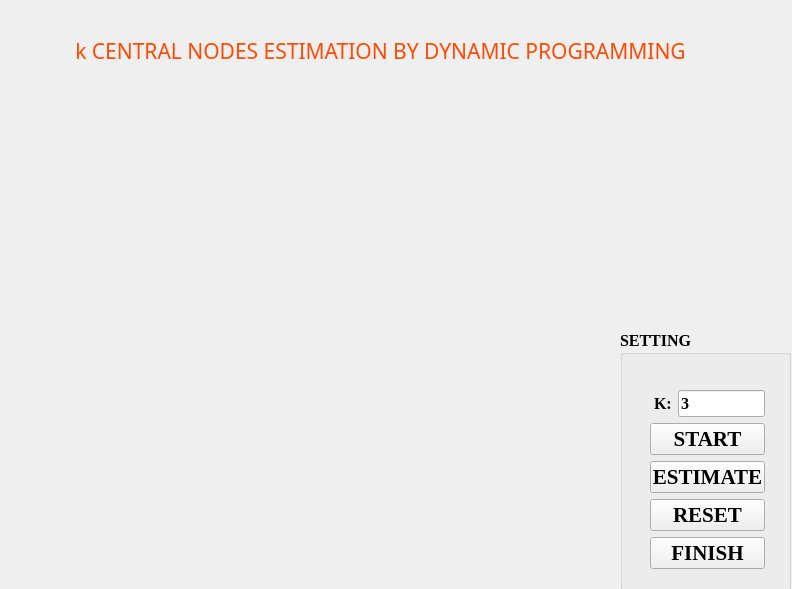
<?xml version="1.0" encoding="UTF-8"?>
<ui version="4.0">
 <class>Form</class>
 <widget class="QWidget" name="Form">
  <property name="geometry">
   <rect>
    <x>0</x>
    <y>0</y>
    <width>792</width>
    <height>589</height>
   </rect>
  </property>
  <property name="windowTitle">
   <string>Form</string>
  </property>
  <widget class="QGroupBox" name="groupBox">
   <property name="geometry">
    <rect>
     <x>620</x>
     <y>330</y>
     <width>171</width>
     <height>261</height>
    </rect>
   </property>
   <property name="font">
    <font>
     <family>Times New Roman</family>
     <pointsize>12</pointsize>
     <weight>75</weight>
     <bold>true</bold>
    </font>
   </property>
   <property name="title">
    <string>SETTING</string>
   </property>
   <widget class="QWidget" name="verticalLayoutWidget">
    <property name="geometry">
     <rect>
      <x>30</x>
      <y>60</y>
      <width>115</width>
      <height>181</height>
     </rect>
    </property>
    <layout class="QVBoxLayout" name="verticalLayout">
     <item>
      <layout class="QHBoxLayout" name="horizontalLayout">
       <item>
        <widget class="QLabel" name="label_2">
         <property name="text">
          <string> K:</string>
         </property>
        </widget>
       </item>
       <item>
        <widget class="QLineEdit" name="k">
         <property name="text">
          <string>3</string>
         </property>
        </widget>
       </item>
      </layout>
     </item>
     <item>
      <widget class="QPushButton" name="startBtn">
       <property name="font">
        <font>
         <family>Times New Roman</family>
         <pointsize>16</pointsize>
        </font>
       </property>
       <property name="text">
        <string>START</string>
       </property>
      </widget>
     </item>
     <item>
      <widget class="QPushButton" name="estimateBtn">
       <property name="font">
        <font>
         <family>Times New Roman</family>
         <pointsize>16</pointsize>
        </font>
       </property>
       <property name="text">
        <string>ESTIMATE</string>
       </property>
      </widget>
     </item>
     <item>
      <widget class="QPushButton" name="resetBtn">
       <property name="font">
        <font>
         <family>Times New Roman</family>
         <pointsize>16</pointsize>
        </font>
       </property>
       <property name="text">
        <string>RESET</string>
       </property>
      </widget>
     </item>
     <item>
      <widget class="QPushButton" name="finishBtn">
       <property name="font">
        <font>
         <family>Times New Roman</family>
         <pointsize>16</pointsize>
        </font>
       </property>
       <property name="text">
        <string>FINISH</string>
       </property>
      </widget>
     </item>
    </layout>
   </widget>
  </widget>
  <widget class="QLabel" name="label">
   <property name="geometry">
    <rect>
     <x>40</x>
     <y>30</y>
     <width>681</width>
     <height>41</height>
    </rect>
   </property>
   <property name="font">
    <font>
     <family>Ink Free</family>
     <pointsize>16</pointsize>
    </font>
   </property>
   <property name="styleSheet">
    <string notr="true">color: rgb(255, 74, 3);
</string>
   </property>
   <property name="text">
    <string>k CENTRAL NODES ESTIMATION BY DYNAMIC PROGRAMMING</string>
   </property>
   <property name="alignment">
    <set>Qt::AlignCenter</set>
   </property>
  </widget>
 </widget>
 <resources/>
 <connections/>
</ui>
